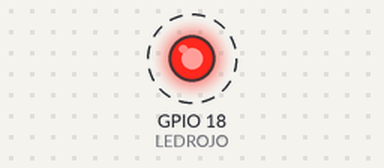
This sketch was run on a simulated ESP32. Parts: output pins drawn as LEDs (lit = HIGH). Dashed ring = blinking. What the sketch prints to the serial monitor is not drawn.

Above: at 0.05 s.
Timing chart, 0 to 3.0 s (numbered marks = the images above):
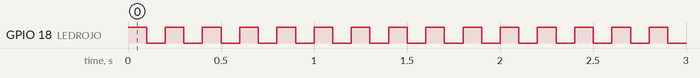

Measured:
- by itself, GPIO 18 (LEDROJO): alternates HIGH for 0.10 s and LOW for 0.10 s

The sketch:

conexion_wifi.ino
```cpp
#include <WiFi.h>

#define LEDROJO 18
#define RETARDO 100

const char* ssid     = "Mario Aguilar"; // Change this to your WiFi SSID
const char* password = "MRAASMM1468"; // Change this to your WiFi password

void setup() {
  // put your setup code here, to run once:
  Serial.begin(115200);
  pinMode(LEDROJO, OUTPUT);
  /*Serial.println();
  Serial.println("******************************************************");
  Serial.print("Connecting to ");
  Serial.println(ssid);

  WiFi.begin(ssid, password);

  while (WiFi.status() != WL_CONNECTED) {
      delay(500);
      Serial.print(".");
  }

  Serial.println("");
  Serial.println("WiFi connected");
  Serial.println("IP address: ");
  Serial.println(WiFi.localIP());*/
}

void loop() {
  // put your main code here, to run repeatedly:
  digitalWrite(LEDROJO, HIGH);
  Serial.println("LED ON");
  delay(RETARDO);
  digitalWrite(LEDROJO,LOW);
  Serial.println("LED OFF");
  delay(RETARDO);
}
```
